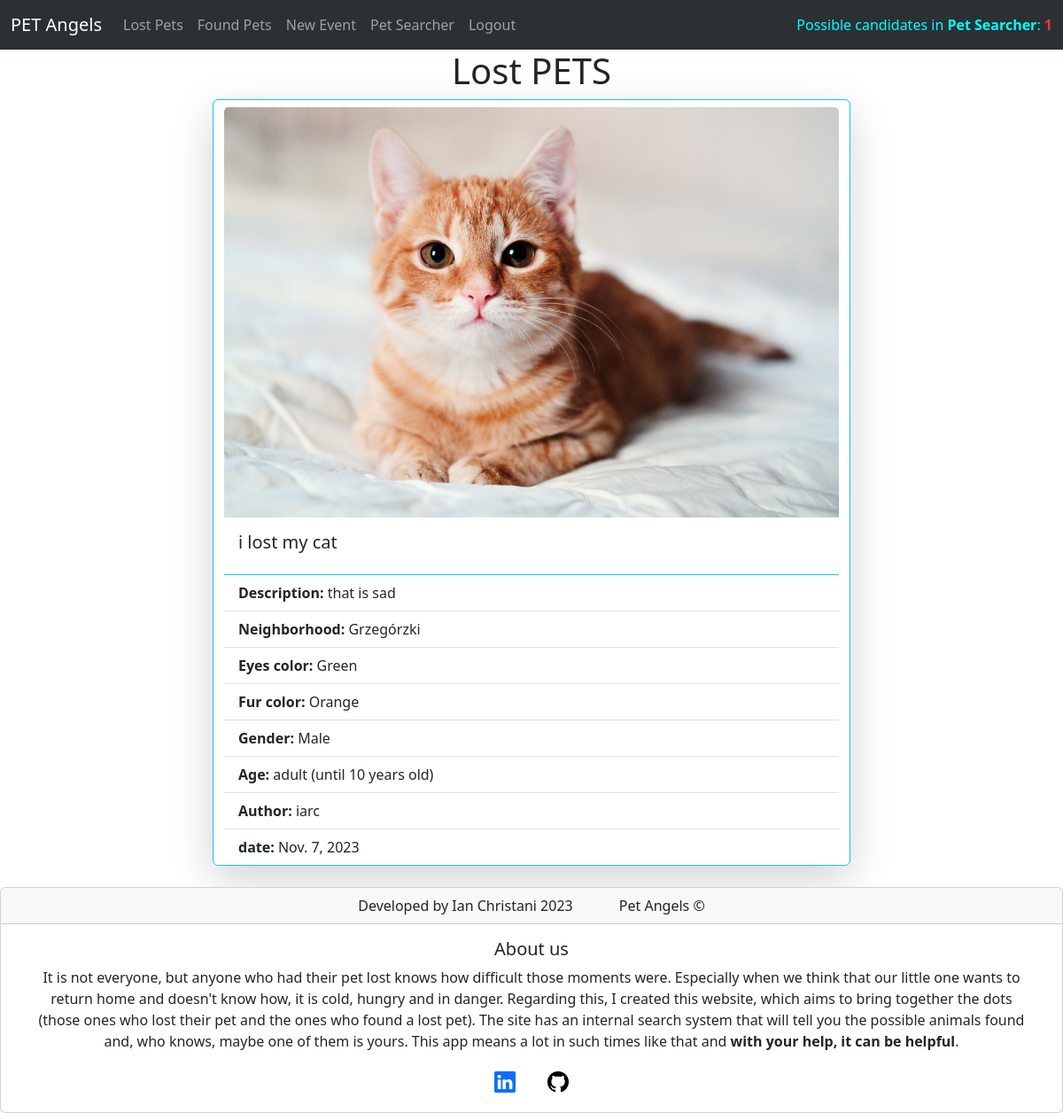
Page /pets/lost/ (signed in) on the committed database.
### crud/models.py (models this page shows, shortened)
class EventModel(models.Model):
    author = models.ForeignKey(User, on_delete=models.CASCADE)
    title = models.CharField(max_length = 50, blank = False, null = False)
    event = models.TextField(max_length = 250, blank = False, null = False)
    petType = (
        ("cat", "cat"),
        ("dog", "dog"),
        ("other", "other")
    )
    type = models.CharField(max_length = 5, blank = False, null = False, choices = petType)
    petsCharacteristics_eyes = (
        ("Yellow/Golden", "Yellow/Golden"),
        ("Green", "Green"),
        ("Blue", "Blue"),
        ("Copper/amber", "Copper/Amber"),
        ("Odd-Eyed", "Odd-Eyed (2 different colors each)"),
        ("Mixed Colors", "Mixed Colors")
    )
    eyesColor = models.CharField(max_length = 35, choices = petsCharacteristics_eyes, blank = True, null = True)
    petsCharacteristics_fur = (
        ("Black", "Black"),
        ("White", "White"),
        ("Orange", "Orange"),
        ("Grey", "Grey"),
        ("2 different colors", "2 different colors"),
        ("3 different colors", "3 different colors")
    )
    furColor = models.CharField(max_length = 18, choices = petsCharacteristics_fur, help_text="(The dominant one.)")
    petsCharacteristics_gender = (
        ("Male", "Male"),
        ("Female", "Female")
    )
    gender = models.CharField(max_length = 6, choices = petsCharacteristics_gender, blank = True, null = True)
    petsCharacteristics_age = (
        ("baby (until 1 year old)", "baby (until 1 year old)"),
        ("adult (until 10 years old)", "adult (until 10 years old)"),
        ("senior (from 10 years old)", "senior (from 10 years old)")
    )
    age = models.CharField(max_length = 26, choices = petsCharacteristics_age, blank = True, null = True)
    locationOptions = (
            ("Bieńczyce", "Bieńczyce"),
            ("Bieżanów-Prokocim", "Bieżanów-Prokocim"),
            ("Bronowice", "Bronowice"),
            ("Czyżyny", "Czyżyny"),
            ("Dębniki", "Dębniki"),
            ("Grzegórzki", "Grzegórzki"),
            ("Krowodrza", "Krowodrza"),
            ("Łagiewniki–Borek Fałęcki", "Łagiewniki–Borek Fałęcki"),
            ("Mistrzejowice", "Mistrzejowice"),
            ("Nowa Huta", "Nowa Huta"),
            ("Podgórze", "Podgórze",),
            ("Podgórze Duchackie", "Podgórze Duchackie"),
            ("Prądnik Biały", "Prądnik Biały"),
            ("Prądnik Czerwony", "Prądnik Czerwony"),
            ("Stare Miasto", "Stare Miasto"),
            ("Swoszowice", "Swoszowice"),
            ("Wzgórza Krzesławickie", "Wzgórza Krzesławickie"),
            ("Zwierzyniec", "Zwierzyniec")
        )
    neighborhood = models.CharField(max_length = 25, choices = locationOptions, help_text="(The last time the pet was seen.)")
    contact = models.EmailField(blank = True, default = "youremail@example.com", help_text="(This info will be displayed only in the Pet Searcher, if the system finds potential candidates.)")
    pic  = models.ImageField(null = True, blank=True, upload_to = "media/")
    date = models.DateField(auto_now = True)
    lost = models.BooleanField(help_text = "(Mark this field if YOUR pet is LOST. If you found a pet DO NOT mark it.)")
    found = models.BooleanField(default = False, help_text="(Mark this field if your pet was FOUND)")

### crud/views.py (the view)
# urls.py: path('lost/', views.lostList, name = 'lostList'),
def lostList(request):
    events = EventModel.objects.all().order_by("-date")
    candidates = eventSearcher(request.user)
    amountResults = len(candidates)
    return render(request, "lostlist.html", {"eventsToTemplate": events, "username": request.user, "amountOfCandidates": amountResults})

### crud/searcher/searcher.py (called while the page is built, shortened)
def eventSearcher(user) -> list:
    events = EventModel.objects.all()
    foundEvents = events.exclude(author = user)
    lostEvents = events.filter(author = user)
    auxlist = []
    for lostPet in lostEvents:
        for foundPet in foundEvents:
            if lostPet.lost == False and foundPet.found == False:
                try:
                    if foundPet.neighborhood == lostPet.neighborhood and foundPet.date <= lostPet.date and foundPet.type == lostPet.type:
                        auxlist.append(foundPet)
                except:
                    print("no result was found")
                return auxlist

### crud/templates/lostlist.html (shortened to what this page needs)
{% extends "general_users_template.html" %}
{% block foundList %}
<div class="row justify-content-center ">
    <div class="col">
        <div class="container text-center mt-8 mb-2">
            <h1>Lost PETS</h1>
        </div>
        <div class="row justify-content-center mt-2 mb-4">
            {% for event in eventsToTemplate %}
                {% if event.lost == True %}
                    <div class="card border-info shadow-lg" style="width: 45rem;">
                        <a href="{% url 'crud:specificEvent' event.id %}"><img src="{{ event.pic.url }}" class="card-img-top mt-2" alt="Pet's image"></a>
                        <div class="card-body">
                            <h5 class="card-title">{{ event.title }}
                            </h5>
                        </div>
                        <ul class="list-group list-group-flush">
                            <li class="list-group-item"><strong>Description:</strong> {{ event.event }}</li>
                            <li class="list-group-item"><strong>Neighborhood:</strong> {{ event.neighborhood }}</li>
                            <li class="list-group-item"><strong>Eyes color:</strong> {{ event.eyesColor }}</li>
                            <li class="list-group-item"><strong>Fur color:</strong> {{ event.furColor }}</li>
                            <li class="list-group-item"><strong>Gender:</strong> {{ event.gender }}</li>
                            <li class="list-group-item"><strong>Age:</strong> {{ event.age }}</li>
                            <li class="list-group-item"><strong>Author:</strong> {{ event.author }}</li>
                            <li class="list-group-item"><strong>date:</strong> {{ event.date }}</li>
                        </ul>
                    </div>
                    <br>
                {% endif %}
            {% endfor %}
        </div>
    </div>
</div>
{% endblock%}

### crud/templates/general_users_template.html (shortened to what this page needs)
<!DOCTYPE html>
{% load static %}
<html lang="en">
<head>
    <link href="https://cdn.jsdelivr.net/npm/bootstrap@5.3.2/dist/css/bootstrap.min.css" rel="stylesheet">
    <link rel="stylesheet" href="{% static 'general_users_template.css' %}">
    <link rel="stylesheet" href="https://cdn.jsdelivr.net/npm/bootstrap-icons@1.11.1/font/bootstrap-icons.css">
</head>
<body>
    <nav class="navbar navbar-expand-lg sticky-top bg-body-tertiary" data-bs-theme="dark">
      <div class="container-fluid">
        <a class="navbar-brand" href="#">PET Angels</a>
        <div class="collapse navbar-collapse" id="navbarText">
          <ul class="navbar-nav me-auto mb-2 mb-lg-0">
            <li class="nav-item">
                <a href="{% url 'crud:lostList' %}" class="nav-link" id="events">Lost Pets</a>
            </li>
            <li class="nav-item">
              <a href="{% url 'crud:foundList' %}" class="nav-link" id="events">Found Pets</a>
          </li>
            <li class="nav-item">
              <a href="{% url 'crud:newEvent' %}" class="nav-link">New Event</a>
            </li>
            {% if amountOfCandidates > 0 %}
            <li class="nav-item">
              <a href="{% url 'crud:possibleCandidates' %}" class="nav-link">Pet Searcher</a>
            </li>
            {% else %}
            <li class="nav-item">
              <a href="" class="nav-link">Pet Searcher</a>
            </li>
            {% endif %}
            <li class="nav-item">
              <a href="{% url 'users:logout' %}" class="nav-link">Logout</a>
            </li>
          </ul>
          <span class="navbar-text">
            <span class="path">Possible candidates in <strong> Pet Searcher</strong>: </span><strong id="finder">{{ amountOfCandidates }}</strong>
          </span>
        </div>
      </div>
    </nav>
    {% block foundList %}{% endblock %}
    <div class="card text-center">
      <div class="card-header">
        <span class="card-text m-4">Developed by Ian Christani 2023</span>
        <span class="card-text m-4">Pet Angels &copy;</span>
      </div>
      <div class="card-body">
        <div class="container m-6">
          <h5 class="card-title">About us</h5>
          <p class="card-text">
            It is not everyone, but anyone who had their pet lost knows how difficult those moments were.
            Especially when we think that our little one wants to return home and doesn't know how,
            it is cold, hungry and in danger. Regarding this, I created this website, which aims
            to bring together the dots (those ones who lost their pet and the ones who found a lost pet).
            The site has an internal search system that will tell you the possible animals found and, who knows,
            maybe one of them is yours. This app means a lot in such times like that and
            <strong>with your help, it can be helpful</strong>.
          </p>
          <a href="https://www.linkedin.com/in/ian-christani/"><i class="bi bi-linkedin m-3"></i></a>
          <a href="https://github.com/ianchristani/petangel"><i class="bi bi-github m-3"></i></a>
        </div>
      </div>
    </div>
</body>
</html>

### crud/static/general_users_template.css (style rules this page uses)
.path { color:aqua; }
#finder { color:#ef3636; }
.bi.bi-linkedin { font-size: 1.5rem; }
.bi.bi-github { font-size: 1.5rem; color:black; }

### rows in the picture
EventModel: pic (picture), title "i lost my cat", event "that is sad", neighborhood "Grzegórzki", eyesColor "Green", furColor "Orange", gender "Male", age "adult (until 10 years old)", author "iarc", date "Nov. 7, 2023"

### other values in the picture
{{ amountOfCandidates }} "1"
